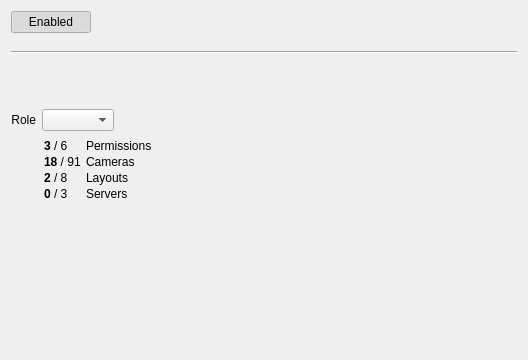
<?xml version="1.0" encoding="UTF-8"?>
<ui version="4.0">
 <class>UserSettingsWidget</class>
 <widget class="QWidget" name="UserSettingsWidget">
  <property name="geometry">
   <rect>
    <x>0</x>
    <y>0</y>
    <width>528</width>
    <height>360</height>
   </rect>
  </property>
  <layout class="QVBoxLayout" name="verticalLayout">
   <item>
    <widget class="QPushButton" name="enabledButton">
     <property name="sizePolicy">
      <sizepolicy hsizetype="Fixed" vsizetype="Fixed">
       <horstretch>0</horstretch>
       <verstretch>0</verstretch>
      </sizepolicy>
     </property>
     <property name="text">
      <string>Enabled</string>
     </property>
     <property name="checkable">
      <bool>true</bool>
     </property>
     <property name="checked">
      <bool>true</bool>
     </property>
    </widget>
   </item>
   <item>
    <layout class="QVBoxLayout" name="verticalLayout_2">
     <property name="sizeConstraint">
      <enum>QLayout::SetDefaultConstraint</enum>
     </property>
     <property name="topMargin">
      <number>8</number>
     </property>
     <property name="bottomMargin">
      <number>8</number>
     </property>
     <item>
      <widget class="Line" name="line_3">
       <property name="minimumSize">
        <size>
         <width>0</width>
         <height>10</height>
        </size>
       </property>
       <property name="orientation">
        <enum>Qt::Horizontal</enum>
       </property>
      </widget>
     </item>
     <item>
      <widget class="QnInputField" name="loginInputField" native="true"/>
     </item>
     <item>
      <widget class="QnInputField" name="nameInputField" native="true"/>
     </item>
     <item>
      <widget class="QnInputField" name="emailInputField" native="true"/>
     </item>
    </layout>
   </item>
   <item>
    <widget class="QnInputField" name="passwordInputField" native="true"/>
   </item>
   <item>
    <widget class="QnInputField" name="confirmPasswordInputField" native="true"/>
   </item>
   <item>
    <layout class="QGridLayout" name="gridLayout" columnstretch="0,0,0">
     <property name="topMargin">
      <number>8</number>
     </property>
     <item row="0" column="2">
      <spacer name="horizontalSpacer">
       <property name="orientation">
        <enum>Qt::Horizontal</enum>
       </property>
       <property name="sizeHint" stdset="0">
        <size>
         <width>40</width>
         <height>20</height>
        </size>
       </property>
      </spacer>
     </item>
     <item row="0" column="1">
      <widget class="QComboBox" name="roleComboBox">
       <property name="sizeAdjustPolicy">
        <enum>QComboBox::AdjustToContents</enum>
       </property>
      </widget>
     </item>
     <item row="1" column="1" colspan="2">
      <widget class="QLabel" name="permissionsLabel">
       <property name="text">
        <string notr="true">&lt;table&gt;
&lt;tr&gt;&lt;td&gt;&lt;b&gt;3&lt;/b&gt; / 6&lt;/td&gt;&lt;td&gt;&lt;/td&gt;&lt;td&gt;Permissions&lt;/td&gt;&lt;/tr&gt;
&lt;tr&gt;&lt;td&gt;&lt;b&gt;18&lt;/b&gt; / 91&lt;/td&gt;&lt;td&gt;&lt;/td&gt;&lt;td&gt;Cameras&lt;/td&gt;&lt;/tr&gt;
&lt;tr&gt;&lt;td&gt;&lt;b&gt;2&lt;/b&gt; / 8&lt;/td&gt;&lt;td&gt;&lt;/td&gt;&lt;td&gt;Layouts&lt;/td&gt;&lt;/tr&gt;
&lt;tr&gt;&lt;td&gt;&lt;b&gt;0&lt;/b&gt; / 3&lt;/td&gt;&lt;td&gt;&lt;/td&gt;&lt;td&gt;Servers&lt;/td&gt;&lt;/tr&gt;
&lt;/table&gt;</string>
       </property>
       <property name="textFormat">
        <enum>Qt::RichText</enum>
       </property>
      </widget>
     </item>
     <item row="0" column="0">
      <widget class="QLabel" name="roleLabel">
       <property name="text">
        <string>Role</string>
       </property>
       <property name="alignment">
        <set>Qt::AlignRight|Qt::AlignTrailing|Qt::AlignVCenter</set>
       </property>
       <property name="buddy">
        <cstring>roleComboBox</cstring>
       </property>
      </widget>
     </item>
    </layout>
   </item>
   <item>
    <spacer name="verticalSpacer">
     <property name="orientation">
      <enum>Qt::Vertical</enum>
     </property>
     <property name="sizeHint" stdset="0">
      <size>
       <width>20</width>
       <height>40</height>
      </size>
     </property>
    </spacer>
   </item>
  </layout>
 </widget>
 <customwidgets>
  <customwidget>
   <class>QnInputField</class>
   <extends>QWidget</extends>
   <header location="global">ui/widgets/common/input_field.h</header>
   <container>1</container>
  </customwidget>
 </customwidgets>
 <resources/>
 <connections/>
</ui>
